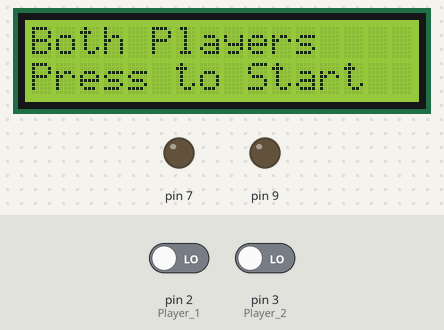
Bench run of a sketch on a simulated Arduino Uno, built with avr-gcc and run on an emulated ATmega328P. Parts: 16×2 character LCD, output pins drawn as LEDs (lit = HIGH). Inputs (shaded band) come from the test bench; at power-on: pin 2 (Player_1) LOW, pin 3 (Player_2) LOW. Random numbers use the default seed unless the sketch sets one.

Above: at 1.2 s.
1.3 s: pin 2 (Player_1) driven HIGH
At 2.5 s:
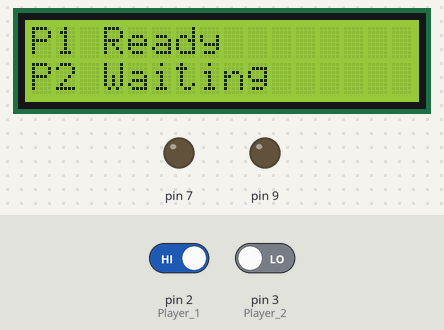
4.3 s: pin 3 (Player_2) driven HIGH
At 5.0 s:
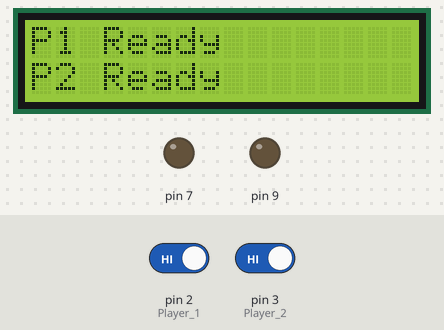
5.8 s: pin 2 (Player_1) driven LOW and pin 3 (Player_2) driven LOW
At 6.6 s:
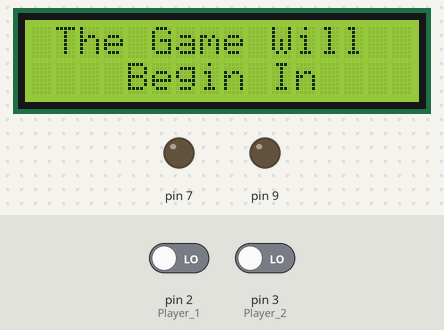
Timing chart, 0 to 22.5 s (numbered marks = the images above; inputs shaded):
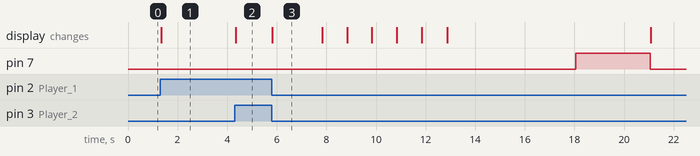

The sketch:

Reaction_Time_Game_Project.ino
```cpp
// Libraries
#include <Wire.h>
#include <LiquidCrystal_I2C.h>

// Initialize LCD
LiquidCrystal_I2C lcd(0x27, 16, 2);

// Initialize Players and Their Ready State
int lastP1 = LOW;
int lastP2 = LOW;

bool p1Ready = false;
bool p2Ready = false;

// Initalize the Random Number and Start Time for when the game begins
long random_num;

unsigned long start_time;

// Code Implementation
void setup() {
  // Setup for Player 1 and Player 2
  Serial.begin(9600);
  pinMode(2, INPUT); // Player 1
  pinMode(3, INPUT); // Player 2

  // Setup the LCD Display
  lcd.init();
  lcd.backlight();

  // Setup the Random Seed
  randomSeed(analogRead(0));

  // Setup the LED Light
  pinMode(9, OUTPUT);

  // Setup the Active Buzzer
  pinMode(7, OUTPUT);

  // Show Ready Screen
  showReadyScreen();
}

void loop() {
  int player1 = digitalRead(2);
  int player2 = digitalRead(3);

  // Ready Up
  if (player1 == HIGH && lastP1 == LOW) p1Ready = true;
  if (player2 == HIGH && lastP2 == LOW) p2Ready = true;

  if (p1Ready || p2Ready) {
    lcd.clear();
    lcd.setCursor(0, 0);
    lcd.print(p1Ready ? "P1 Ready" : "P1 Waiting");
    lcd.setCursor(0, 1);
    lcd.print(p2Ready ? "P2 Ready" : "P2 Waiting");
  }

  // Round Start
  if (p1Ready && p2Ready) {
    playRound();
    p1Ready = false;
    p2Ready = false;
    showReadyScreen();
  }

  lastP1 = player1;
  lastP2 = player2;
  delay(20);
}

// Function that Shows the Ready Screen/Start Screen
void showReadyScreen() {
  lcd.clear();
  lcd.setCursor(0, 0);
  lcd.print("Both Players");
  lcd.setCursor(0, 1);
  lcd.print("Press to Start");
}

// Function that Plays the Round
void playRound() {
  while (digitalRead(2) == HIGH || digitalRead(3) == HIGH) {}

  // Round Countdown
  lcd.clear();
  lcd.setCursor(1, 0);
  lcd.print("The Game Will");
  lcd.setCursor(4, 1);
  lcd.print("Begin In");
  delay(2000);

  for (int i = 5; i > 0; i--) {
    lcd.clear();
    lcd.setCursor(7, 0);
    lcd.print(i);
    delay(1000);
  }

  // Game is now currently going
  lcd.clear();
  lcd.setCursor(2, 0);
  lcd.print("Watch/Listen");
  lcd.setCursor(4, 1);
  lcd.print("Carefully");

  // Randomize the LED or Buzzer activation, and randomize the time activation starts
  delay(random(3000,10000));

  if (random(2) == 0) digitalWrite(9, HIGH);
  else digitalWrite(7, HIGH);

  unsigned long start = millis();
  unsigned long t1 = 0, t2 = 0;

  // Keep Track of Player Reaction Time
  while ((t1 == 0 || t2 == 0) && millis() - start < 3000) {
    if (t1 == 0 && digitalRead(2) == HIGH) t1 = millis() - start;
    if (t2 == 0 && digitalRead(3) == HIGH) t2 = millis() - start;
  }

  digitalWrite(9, LOW);
  digitalWrite(7, LOW);

  // Record Results
  lcd.clear();
  lcd.setCursor(0, 0);
  lcd.print("P1: ");
  if (t1 > 0) { lcd.print(t1); lcd.print(" ms"); } else lcd.print("--");
  lcd.setCursor(0, 1);
  lcd.print("P2: ");
  if (t2 > 0) { lcd.print(t2); lcd.print(" ms"); } else lcd.print("--");

  delay(5000);
}
```

Measured:
- after the input at 1.3 s, the display: changes at once (image 1)
- after the input at 4.3 s, the display: changes at once (image 2)
- after the input at 5.8 s, pin 7: LOW → HIGH after 12.3 s, → LOW 3.0 s later; the display: changes at once (image 3)
- what the display in image 3 shows lasts 2.0 s, from 5.8 s to 7.8 s
